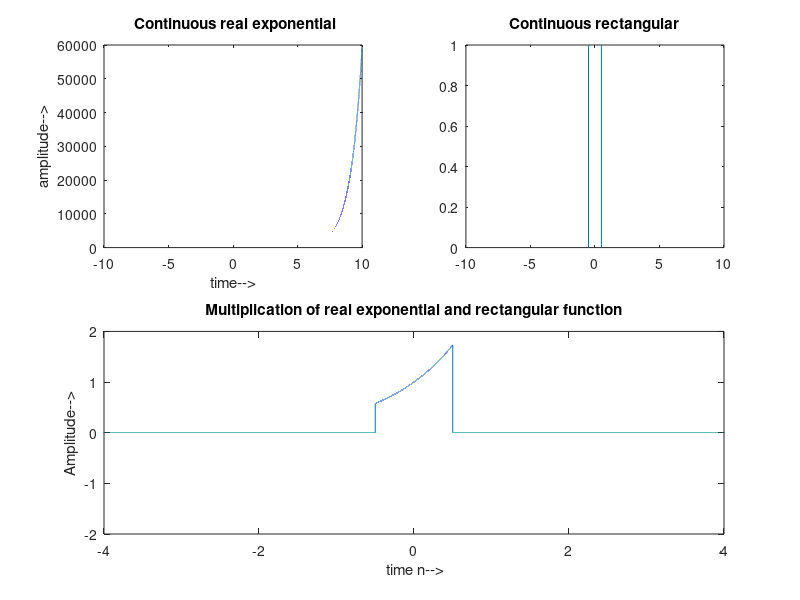

Source code (MATLAB):
f=1000;
n=-10:.1/f:10;
a=3;
x=a.^n;
subplot(2,2,1);
plot(n,x);
xlabel('time-->');
ylabel('amplitude-->');
title(' Continuous real exponential');

y=rectpuls(n);
subplot(2,2,2);
plot(n,y);
title('Continuous rectangular');

for i=1:length(y)
    mul(i)=x(i)*y(i);
end
subplot(2,2,3:4);
plot(n,mul);
axis([-4 4 -2 2]);
xlabel(' time n-->');
ylabel('Amplitude-->');
title('Multiplication of real exponential and rectangular function');
